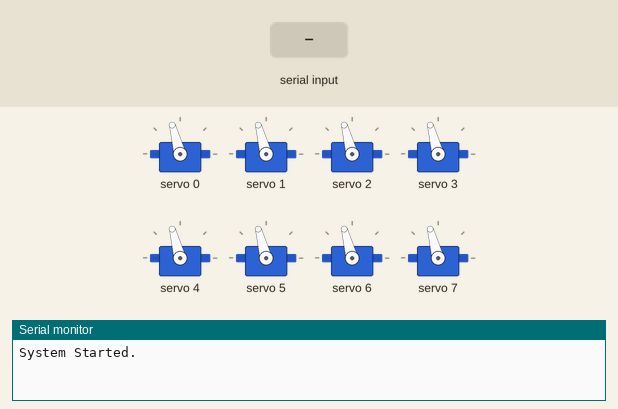
Recording of a program running on a simulated Arduino Uno, built with avr-gcc and run on an emulated ATmega328P. Parts: 8 × servo, the last lines printed to the serial monitor. The test bench sets the inputs (shaded band).

Above: at 1.2 s.
1.3 s: "90,45,200\n" received over Serial
At 3.2 s:
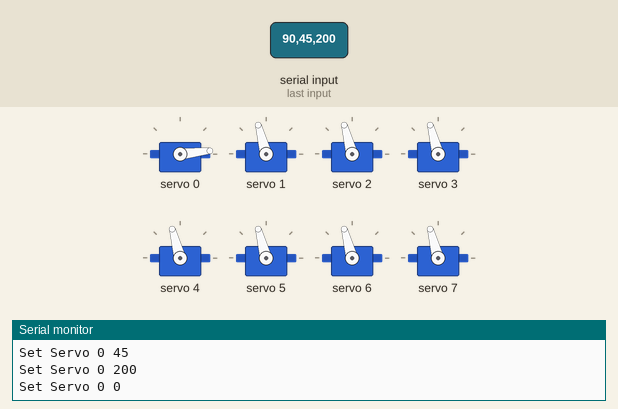
3.8 s: "30,150,10\n" received over Serial
At 4.3 s:
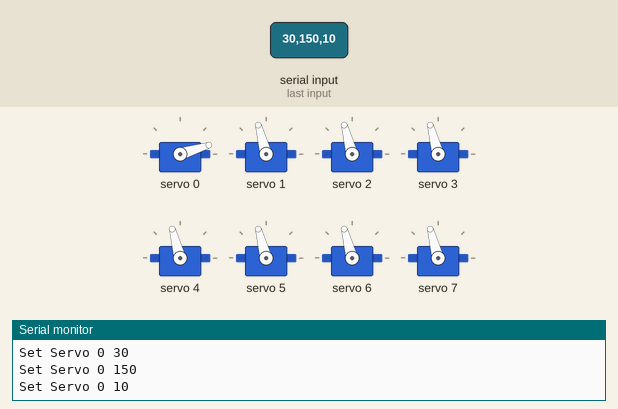
5.3 s: "30,150\n" received over Serial
At 6.1 s:
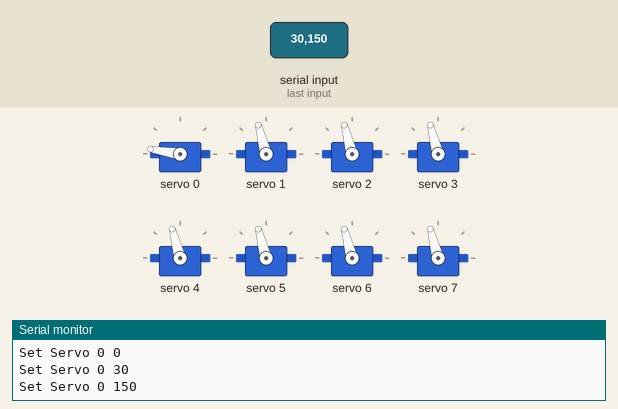
Timing chart, 0 to 8.3 s (numbered marks = the images above; inputs shaded):
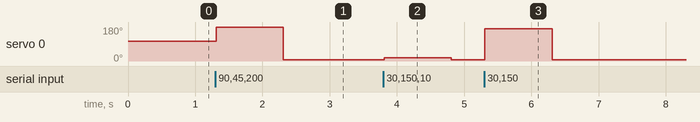

The program:

main.cpp
```cpp
#include <Arduino.h>
#include <Wire.h>
#include <Adafruit_PWMServoDriver.h>

// Define limit of the servo maximum and minimum
#define SERVO_MIN 150
#define SERVO_MAX 650

#define ANGLE_MAX 180
#define ANGLE_MIN 0

// Current Mode
#define MODE 2

// Define the Servo pin in each legs
const int TopLeft[2] = {0, 1};
const int BottomLeft[2] = {2, 3};
const int TopRight[2] = {4, 5};
const int BottomRight[2] = {6, 7};
const int ALLSERVO[8] = {0, 1, 2, 3, 4, 5, 6, 7};

Adafruit_PWMServoDriver PWM = Adafruit_PWMServoDriver();

int MappingAngle(int angle){
  if (angle > 180){
    return SERVO_MAX;
  }else if (angle < 0){
    return SERVO_MIN;
  }else{
    return map(angle, 0, 180, SERVO_MIN, SERVO_MAX);
  }
}

void ServoLoop(int pin){
  for (int pos = ANGLE_MIN; pos <= ANGLE_MAX; pos++) {
    int Pulse = MappingAngle(pos);
    PWM.setPWM(pin, 0, Pulse);
    delay(10);
  }

  for (int pos = ANGLE_MAX; pos >= ANGLE_MIN; pos--){
    int Pulse = MappingAngle(pos);
    PWM.setPWM(pin, 0, Pulse);
    delay(10);
  }
}

void SerialInputControl(int pin){
  if (Serial.available()) {
    int angle = Serial.parseInt();
    int pulse = MappingAngle(angle);
    PWM.setPWM(pin, 0, pulse);

    Serial.print("Set Servo ");
    Serial.print(pin);
    Serial.print(" ");
    Serial.println(angle);
  }
}

void SerialControlAll(){
  if (Serial.available()) {
    int angle = Serial.parseInt();
    while(Serial.available()) Serial.read();

    int pulse = MappingAngle(angle);
    for (size_t i = 0; i < 8; i++){
      PWM.setPWM(ALLSERVO[i], 0, pulse);
    }

    Serial.print("All Servos set to: ");
    Serial.print(angle);
    Serial.print(" ");
    Serial.print(pulse);
  }
}

void setup() {
  Serial.begin(9600);
  Serial.println("System Started.");

  PWM.begin();
  PWM.setPWMFreq(60);

  // Set initial position to 90
  for (size_t i = 0; i < 8; i++){
    PWM.setPWM(ALLSERVO[i], 0, MappingAngle(90));
  }
  delay(20);
}

void loop() {
  switch (MODE){
    case 1:
      ServoLoop(0);
      break;

    case 2:
      SerialInputControl(0);
      break;

    case 3:
      SerialControlAll();
      break;
  }
}
```

Spring_Testing.cpp
```cpp
#include <Arduino.h>
#include <Wire.h>
#include <Adafruit_PWMServoDriver.h>

// Define limit of the servo maximum and minimum
#define SERVO_SPEED_MIN  100
#define SERVO_SPEED_STOP 362
#define SERVO_SPEED_MAX  600

#define SPEED_MAX        100
#define SPEED_MIN       -100

#define SERVO_MIN 150
#define SERVO_MAX 650

#define ANGLE_MAX 180
#define ANGLE_MIN 0

#define MODE             2

struct Servo {
  int Port;
  int PrevAngle;
  int CurAngle;
};

Servo Servos[4] = {
  {0, 90, 90},
  {1, 90, 90},
  {4, 90, 90},
  {5, 90, 90}
};

Adafruit_PWMServoDriver PWM = Adafruit_PWMServoDriver();

int MappingSpeed(int Speed){
  if (Speed > 100){
    return SERVO_SPEED_MAX;
  }else if (Speed < -100){
    return SERVO_SPEED_MIN;
  }else if (Speed == 0){
    return SERVO_SPEED_STOP;
  }else{
    return map(Speed, SPEED_MIN, SPEED_MAX, SERVO_SPEED_MIN, SERVO_SPEED_MAX);
  }
}

int MappingAngle(int angle){
  if (angle > 180){
    return SERVO_MAX;
  }else if (angle < 0){
    return SERVO_MIN;
  }else{
    return map(angle, 0, 180, SERVO_MIN, SERVO_MAX);
  }
}

void SetServo(int pin, int newSpeed) {
  PWM.setPWM(pin, 0, newSpeed);
}

void SetServoAngle(Servo &s, int newAngle) {
  s.PrevAngle = s.CurAngle;
  s.CurAngle = constrain(newAngle, 0, 180);
  PWM.setPWM(s.Port, 0, MappingAngle(s.CurAngle));
}

void MoveServoAngle(Servo &s, int newAngle, int stepDelay = 5) {
  s.PrevAngle = s.CurAngle;
  s.CurAngle = constrain(newAngle, 0, 180);

  if (s.PrevAngle < s.CurAngle) {
    for (int a = s.PrevAngle; a <= s.CurAngle; a++) {
      PWM.setPWM(s.Port, 0, MappingAngle(a));
      delay(stepDelay);
    }
  } else {
    for (int a = s.PrevAngle; a >= s.CurAngle; a--) {
      PWM.setPWM(s.Port, 0, MappingAngle(a));
      delay(stepDelay);
    }
  }
}

void SerialInputControlPin(){
  if(Serial.available()){
      int pin = Serial.parseInt();
      int angle = Serial.parseInt();
      MoveServoAngle(Servos[pin], angle, 5);
  }
}

void setup() {
  Serial.begin(9600);
  Serial.println("System Started.");

  PWM.begin();
  PWM.setPWMFreq(60);
  for (size_t i = 0; i < 4; i++){
      SetServoAngle(Servos[i], Servos[i].CurAngle);
  }
  delay(1000);
}

void loop() {
  switch (MODE){
    case 1:
      if (Serial.available()) {
        int speed = Serial.parseInt();  // -100 to 100
        int pwm   = MappingSpeed(speed);

        SetServo(8, pwm);

        Serial.print("Speed: ");
        Serial.print(speed);
        Serial.print("  PWM: ");
        Serial.println(pwm);
      }
      break;

    case 2:
      int speed = -100;
      SetServo(8,MappingSpeed(speed));
      delay(10000);
      SetServo(8,MappingSpeed(0));
      delay(5000);
      break;

    case 3:
      SerialInputControlPin();
      break;
  }
}
```

Measured:
- after the input at 1.3 s, servo 0: 105° → 180° at once, → 6° 1.0 s later
- after the input at 3.8 s, servo 0: 6° → 17° at once, → 6° 1.0 s later
- after the input at 5.3 s, servo 0: 6° → 171° at once, → 6° 1.0 s later
